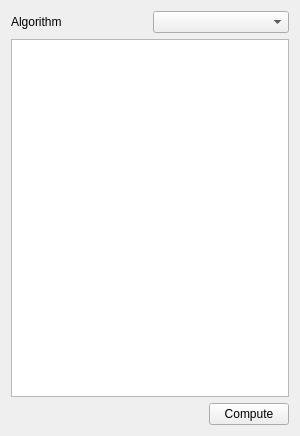
<?xml version="1.0" encoding="UTF-8"?>
<ui version="4.0">
 <class>AlgorithmControlWidget</class>
 <widget class="QWidget" name="AlgorithmControlWidget">
  <property name="geometry">
   <rect>
    <x>0</x>
    <y>0</y>
    <width>300</width>
    <height>436</height>
   </rect>
  </property>
  <property name="minimumSize">
   <size>
    <width>300</width>
    <height>400</height>
   </size>
  </property>
  <property name="windowTitle">
   <string>Algorithms</string>
  </property>
  <layout class="QGridLayout" name="gridLayout">
   <item row="3" column="0">
    <layout class="QHBoxLayout" name="horizontalLayout_2">
     <item>
      <spacer name="horizontalSpacer">
       <property name="orientation">
        <enum>Qt::Horizontal</enum>
       </property>
       <property name="sizeHint" stdset="0">
        <size>
         <width>40</width>
         <height>20</height>
        </size>
       </property>
      </spacer>
     </item>
     <item>
      <widget class="QPushButton" name="btn_compute">
       <property name="text">
        <string>Compute</string>
       </property>
      </widget>
     </item>
    </layout>
   </item>
   <item row="2" column="0">
    <widget class="QTreeView" name="tbl_algo_params"/>
   </item>
   <item row="1" column="0">
    <layout class="QHBoxLayout" name="horizontalLayout">
     <item>
      <widget class="QLabel" name="label">
       <property name="minimumSize">
        <size>
         <width>0</width>
         <height>0</height>
        </size>
       </property>
       <property name="text">
        <string>Algorithm</string>
       </property>
      </widget>
     </item>
     <item>
      <widget class="QComboBox" name="cb_fractal"/>
     </item>
    </layout>
   </item>
  </layout>
 </widget>
 <resources/>
 <connections/>
</ui>
